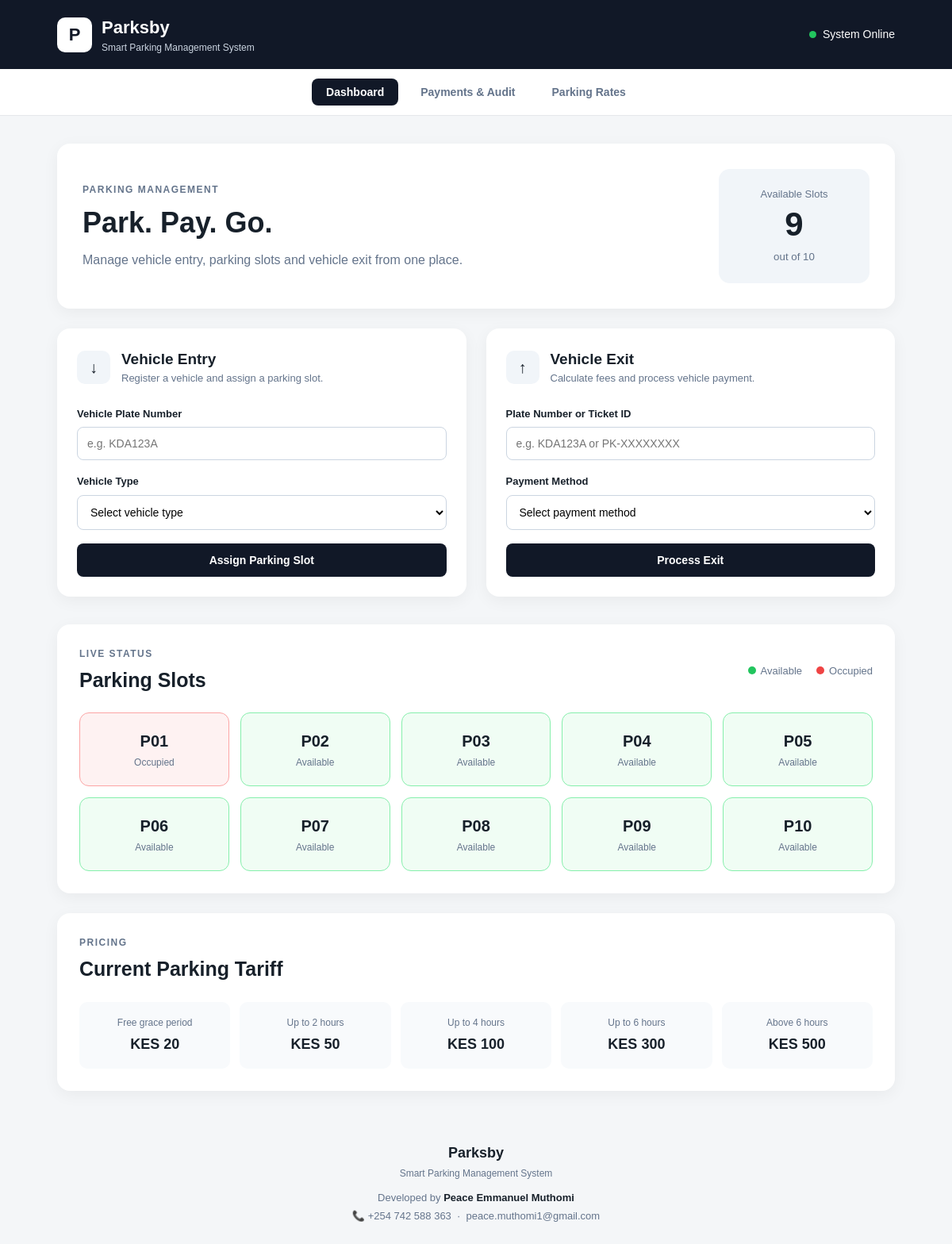
Before: / with the older database file.
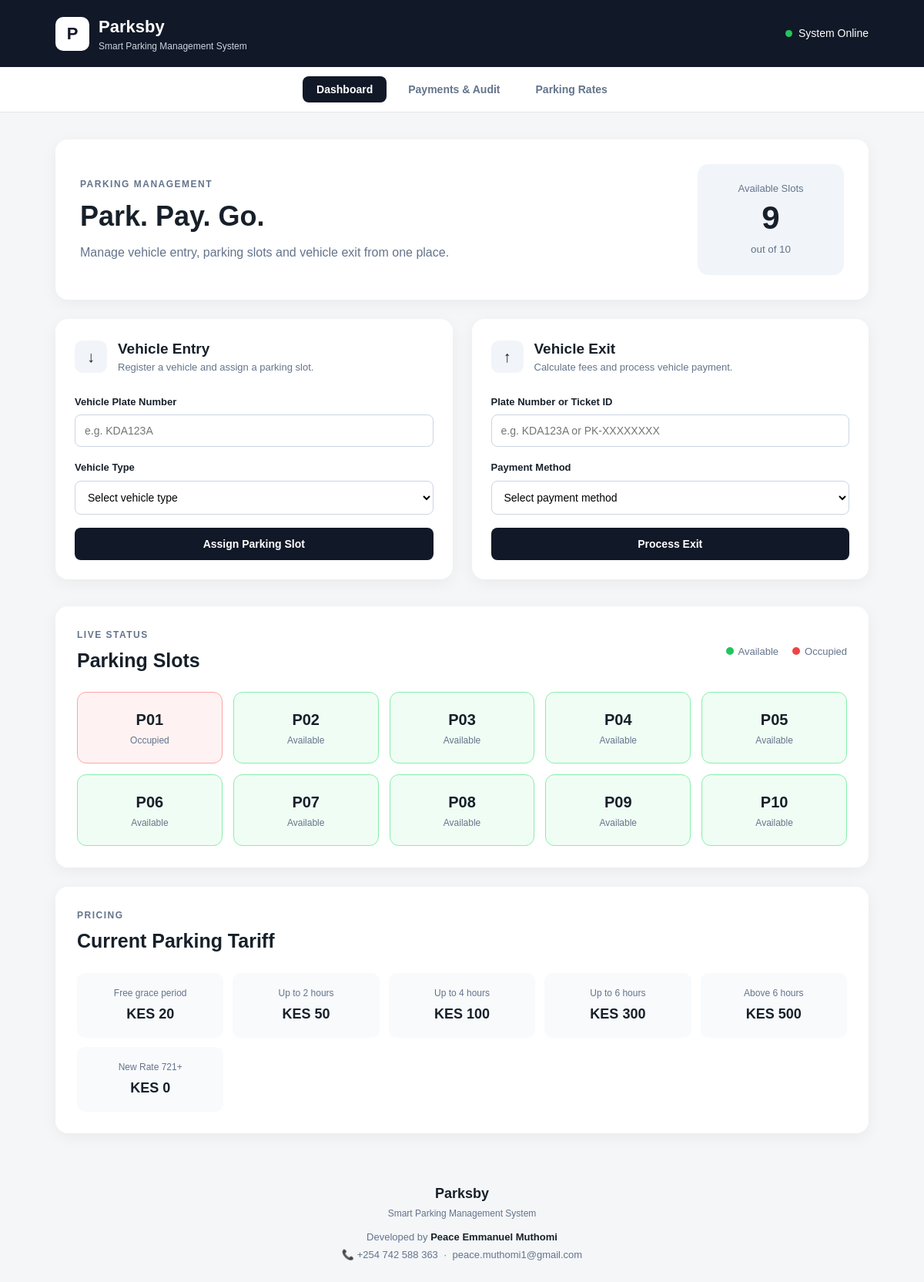
After: the same page with the newer database file.
### tables this page shows
CREATE TABLE parking_rates (
    rate_id INTEGER PRIMARY KEY AUTOINCREMENT,
    rate_name VARCHAR(100) NOT NULL,
    minimum_minutes INTEGER NOT NULL,
    maximum_minutes INTEGER,
    amount DECIMAL(10,2) NOT NULL,
    active INTEGER NOT NULL DEFAULT 1
        CHECK (active IN (0, 1)),
    created_at DATETIME NOT NULL DEFAULT CURRENT_TIMESTAMP,
    updated_at DATETIME NOT NULL DEFAULT CURRENT_TIMESTAMP
);

### src/app.py (the view)
@app.route("/")
def dashboard():
    return render_page(
        active_tab="dashboard"
    )

### src/app.py (called while the page is built)
def render_page(template="index.html", **kwargs):
    available_slots = get_available_slots()
    parking_rates = get_parking_rates()
    return render_template(
        template,
        available_slots=available_slots,
        available_count=len(available_slots),
        parking_rates=parking_rates,
        **kwargs
    )

### src/database.py (called while the page is built)
def get_db_connection():
    connection = sqlite3.connect(DATABASE)
    connection.row_factory = sqlite3.Row
    connection.execute("PRAGMA foreign_keys = ON")
    return connection

### src/models.py (called while the page is built)
def get_available_slots():
    db = get_db_connection()
    slots = db.execute("""
        SELECT
            slot_id,
            slot_number,
            status
        FROM parking_slots
        WHERE status = 'AVAILABLE'
        ORDER BY slot_id
    """).fetchall()
    db.close()
    return slots

### src/parking.py (called while the page is built)
def get_parking_rates():
    db = get_db_connection()
    try:
        rates = db.execute(
            """
            SELECT
                rate_id,
                rate_name,
                minimum_minutes,
                maximum_minutes,
                amount,
                active,
                created_at,
                updated_at
            FROM parking_rates
            WHERE active = 1
            ORDER BY minimum_minutes ASC
            """
        ).fetchall()
        return rates
    finally:
        db.close()

### src/templates/index.html (shortened to what this page needs)
<!DOCTYPE html>
<html lang="en">
<head>
    <link
        rel="stylesheet"
        href="{{ url_for('static', filename='css/style.css') }}"
    >
</head>
<body>
<header class="topbar">
    <div class="brand">
        <div class="brand-icon">P</div>
        <div>
            <h1>Parksby</h1>
            <p>Smart Parking Management System</p>
        </div>
    </div>
    <div class="status">
        <span class="status-dot"></span>
        System Online
    </div>
</header>
<nav class="main-nav">
    <a
        href="{{ url_for('dashboard') }}"
        class="{% if active_tab == 'dashboard' %}active{% endif %}"
    >
        Dashboard
    </a>
    <a
        href="{{ url_for('payments') }}"
        class="{% if active_tab == 'payments' %}active{% endif %}"
    >
        Payments & Audit
    </a>
    <a
        href="{{ url_for('rates') }}"
        class="{% if active_tab == 'rates' %}active{% endif %}"
    >
        Parking Rates
    </a>
</nav>
{% block content %}
<main class="container">
    <section class="hero">
        <div>
            <p class="eyebrow">PARKING MANAGEMENT</p>
            <h2>
                Park. Pay. Go.
            </h2>
            <p>
                Manage vehicle entry, parking slots and vehicle
                exit from one place.
            </p>
        </div>
        <div class="capacity-card">
            <span>Available Slots</span>
            <strong>{{ available_count }}</strong>
            <small>out of 10</small>
        </div>
    </section>
    <section class="actions">
        <div class="panel">
            <div class="panel-heading">
                <div class="panel-icon">↓</div>
                <div>
                    <h3>Vehicle Entry</h3>
                    <p>
                        Register a vehicle and assign a parking slot.
                    </p>
                </div>
            </div>
            <form action="/entry" method="POST">
                <label for="plate_number">
                    Vehicle Plate Number
                </label>
                <input
                    type="text"
                    id="plate_number"
                    name="plate_number"
                    placeholder="e.g. KDA123A"
                    maxlength="20"
                    required
                >
                <label for="vehicle_type">
                    Vehicle Type
                </label>
                <select
                    id="vehicle_type"
                    name="vehicle_type"
                    required
                >
                    <option value="">
                        Select vehicle type
                    </option>
                </select>
                <button type="submit">
                    Assign Parking Slot
                </button>
            </form>
        </div>
        <div class="panel">
            <div class="panel-heading">
                <div class="panel-icon">↑</div>
                <div>
                    <h3>Vehicle Exit</h3>
                    <p>
                        Calculate fees and process vehicle payment.
                    </p>
                </div>
            </div>
            <form action="/exit" method="POST">
                <label for="identifier">
                    Plate Number or Ticket ID
                </label>
                <input
                    type="text"
                    id="identifier"
                    name="identifier"
                    placeholder="e.g. KDA123A or PK-XXXXXXXX"
                    required
                >
                <label for="payment_method">
                    Payment Method
                </label>
                <select
                    id="payment_method"
                    name="payment_method"
                    required
                >
                    <option value="">
                        Select payment method
                    </option>
                </select>
                <button type="submit">
                    Process Exit
                </button>
            </form>
        </div>
    </section>
    <section class="parking-section">
        <div class="section-heading">
            <div>
                <p class="eyebrow">
                    LIVE STATUS
                </p>
                <h2>
                    Parking Slots
                </h2>
            </div>
            <div class="legend">
                <span>
                    <i class="available-dot"></i>
                    Available
                </span>
                <span>
                    <i class="occupied-dot"></i>
                    Occupied
                </span>
            </div>
        </div>
        <div class="slot-grid">
            {% for slot_number in range(1, 11) %}
                {% set slot_id = "P%02d" | format(slot_number) %}
                {% if slot_id not in available_slots | map(attribute="slot_number") | list %}
                    {% set occupied = true %}
                {% else %}
                    {% set occupied = false %}
                {% endif %}
                <div class="slot {% if occupied %}occupied{% else %}available{% endif %}">
                    <div class="slot-number">
                        {{ slot_id }}
                    </div>
                    <div class="slot-status">
                        {% if occupied %}
                            Occupied
                        {% else %}
                            Available
                        {% endif %}
                    </div>
                </div>
            {% endfor %}
        </div>
    </section>
    <section class="tariff">
        <div class="section-heading">
            <div>
                <p class="eyebrow">
                    PRICING
                </p>
                <h2>
                    Current Parking Tariff
                </h2>
            </div>
        </div>
        <div class="tariff-grid">
            {% for rate in parking_rates %}
            <div>
                <span>
                    {{ rate["rate_name"] }}
                </span>
                <strong>
                    KES {{ rate["amount"] }}
                </strong>
            </div>
            {% endfor %}
        </div>
    </section>
</main>
{% endblock %}
<footer>
    <div class="footer-brand">
        <strong>Parksby</strong>
        <span>
            Smart Parking Management System
        </span>
    </div>
    <div class="footer-credit">
        <p>
            Developed by
            <strong>Peace Emmanuel Muthomi</strong>
        </p>
        <p>
            📞 +254 742 588 363
            &nbsp;·&nbsp;
            peace.muthomi1@gmail.com
        </p>
    </div>
</footer>
</body>
</html>

Changed rows visible on the page:
added parking_rates: rate_name "New Rate 721+", amount "0"
